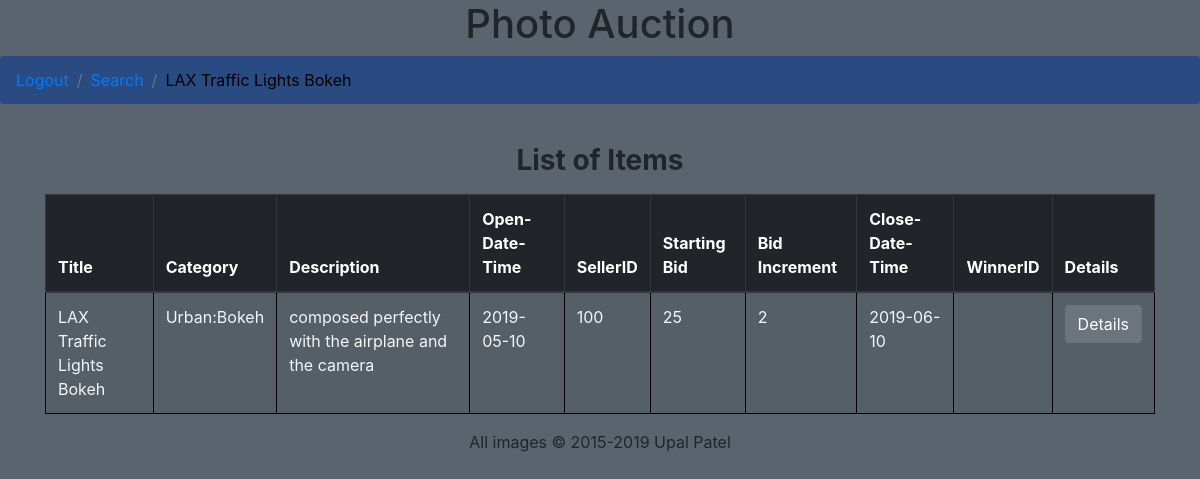
The page /search.php?returnBread=LAX Traffic Lights Bokeh on the database its author committed.
### tables this page shows
create table item (
 ino int(5) not null AUTO_INCREMENT,
 title varchar(128) not null,
 category varchar(50) not null,
 description varchar(2000),
 openDateTime date,
 sellerId int(10) not null,
 startingBid int not null,
 bidIncrement int not null,
 closeDateTime Date,
 winnerId int(10),
 primary key(ino),
 foreign key(category) REFERENCES category(cname),
 foreign key(sellerId) REFERENCES member(mid),
 foreign key(winnerId) REFERENCES member(mid)
);

### search.php (the view, shortened to what this page needs)
<?php
    require('header.php');
?>
<!DOCTYPE html>
<html lang="en">
<head>
     <link rel="stylesheet" href="https://maxcdn.bootstrapcdn.com/bootstrap/4.1.3/css/bootstrap.min.css">
    <link rel="stylesheet" href="css/styles.css?1422585377" type="text/css">
</head>
<?php
include("config.php");
if (isset($_GET["returnBread"])) {
    $search = $_GET["returnBread"];
}else{
    $search = mysqli_real_escape_string($db, $_POST['search']);
}
$search_Refined = "%" . $search . "%";
if(isset($_POST['categories'])){
    if($_POST['categories'] == 'All Categories'){
        $result = mysqli_query($db, "SELECT * FROM item WHERE title LIKE '$search_Refined'") or die($mysqli->error());
    }
    else{
        $category=$_POST['categories'];
        $result = mysqli_query($db, "SELECT * FROM item WHERE category = '$category' AND title LIKE '$search_Refined'") or die($mysqli->error());
    }
}
else{
    $result = mysqli_query($db, "SELECT * FROM item WHERE title LIKE '$search_Refined'") or die($mysqli->error());
}
?>
<body>
    <nav aria-label="breadcrumb">
        <ol class="breadcrumb">
            <li class='breadcrumb-item enabled' aria-current="page"><a href="logout.php">Logout</a></li>
            <li class="breadcrumb-item active"><a href="welcome.php">Search</a></li>
            <li class="breadcrumb-item disabled" aria-current="page"><?php echo $search ?></li>
        </ol>
    </nav>
<?php
    if ($result->num_rows > 0) {
        echo "<div class=\"container\">
        <br><h1 class=\"h3 mb-3 font-weight-bold text-center\">List of Items</h1>
        <table class=\"table table-hover table-striped table-bordered\">
            <thead class=\"thead-dark\">
                <tr>
                    <th>Title</th>
                    <th>Category</th>
                    <th>Description</th>
                    <th>Open-Date-Time</th>
                    <th>SellerID</th>
                    <th>Starting Bid</th>
                    <th>Bid Increment</th>
                    <th>Close-Date-Time</th>
                    <th>WinnerID</th>
                    <th>Details</th>
                </tr>
            </thead>
            <tbody>";
        while ($row = $result->fetch_assoc()) {
            $getRowInfo = $row['ino'];
            echo "<form action='details.php' method='post'>
                    <tr>
                        <td>"  . $row['title']         . "</td>" .
                        "<td>" . $row['category']      . "</td>" .
                        "<td>" . $row['description']   . "</td>" .
                        "<td>" . $row['openDateTime']  . "</td>" .
                        "<td>" . $row['sellerId']      . "</td>" .
                        "<td>" . $row['startingBid']   . "</td>" .
                        "<td>" . $row['bidIncrement']  . "</td>" .
                        "<td>" . $row['closeDateTime'] . "</td>" .
                        "<td>" . $row['winnerId']      . "</td>" .
                        "<td>" . "<button type='sumbit' class ='btn btn-secondary' name='data' value='$getRowInfo'>Details</button>" .
                    "</tr>".
                    "<input type='hidden' name='breadCrumb' value='$search'></input>" .
                "</form>";
        }
    } else {
        echo "<div class='container text-center'>
                <h1 class=\"h3 mb-3 font-weight-normal\">No Results Found!</h1>";
    }
?>
                </tbody>
            </table>
        </div>
</body>
</html>
<?php
    require('footer.php');
?>

### css/styles.css (style rules this page uses)
body { background: #5a646e; }
table.table-bordered > tbody > tr > td { border:1px solid black; color:whitesmoke; }
.breadcrumb { background: #294b82; }
.breadcrumb >.disabled { color:rgb(0, 0, 0); text-decoration: none; }
.breadcrumb >.active { color:red; text-decoration: none; }

### rows shown on the page
item: title "LAX Traffic Lights Bokeh", category "Urban:Bokeh", description "composed perfectly with the airplane and the camera", openDateTime "2019-05-10", sellerId "100", startingBid "25", bidIncrement "2", closeDateTime "2019-06-10", $getRowInfo 1002 (drawn)

### other values the page prints
$search "LAX Traffic Lights Bokeh"
